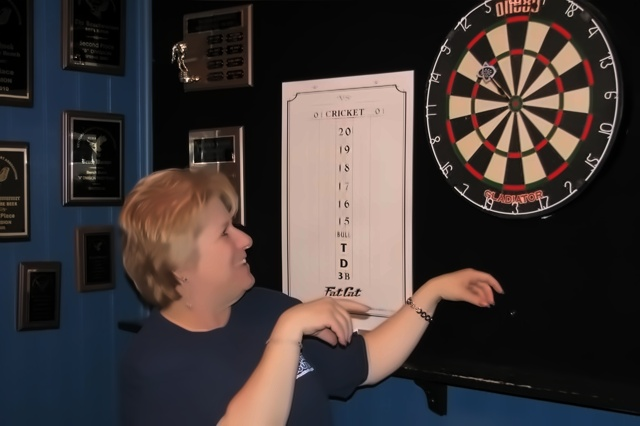
#> input picture de_noised/dart0.jpg, 640 x 426 px, found by its file name; its folder holds only this picture in this run
$ python score_only.py
#> lines starting #> are read from the running program, lines starting #| are printed output that depends on the picture
import numpy as np
import cv2
import sys
import math
import os
import collections
import sys
from collections import namedtuple
from shapely.geometry import LineString
import matplotlib.pyplot as plt

abspath = os.path.abspath(__file__)
dname = os.path.dirname(abspath)
os.chdir(dname)

np.set_printoptions(threshold=sys.maxsize)

Rectangle = namedtuple('Rectangle', 'xmin ymin xmax ymax')


# [32 lines left out: functions area, rectangle, not called in this run]


def detect_and_frame(img_output,img_grey):
    cascadePath = "dart_board.xml"

    # normailising light
    cascade = cv2.CascadeClassifier(cascadePath)
    cv2.equalizeHist( img_grey, img_grey )
    faceRect = cascade.detectMultiScale( img_grey, scaleFactor=1.1, minNeighbors=1, minSize=(50,50), maxSize=(500,500),flags=cv2.CASCADE_SCALE_IMAGE )
    color = (255,0,0)
    # for (x,y,width,height) in faceRect:
        # x is row , y is col
        # cv2.rectangle(img_output, (x,y), (x+width,y+height) , color, 2)
    print("VJ : Finished the viola jones detection")
    return faceRect

def convolution(img,kernel):

    image_convoluted = np.zeros((height, width), np.float32)
    kernelX = 1
    kernelY = 1
    img_padded = cv2.copyMakeBorder(img, kernelX, kernelX, kernelY, kernelY, cv2.BORDER_REPLICATE)
    for i in range(1,height):
        for j in range(1,width):
            cov = np.multiply(kernel,img_padded[i - 1 : i + 2, j - 1: j + 2])
            image_convoluted[i][j] = float(np.sum(cov) / 9)

    return image_convoluted

# [12 lines left out: function normalize, not called in this run]

def sobel(img,dx,dy):

    image_dx = convolution(img,dx)
    image_dy = convolution(img,dy)

    gradient_magnitude = np.sqrt(np.power(image_dx,2) + np.power(image_dx,2))
    gradient_angle = np.arctan2(image_dy,image_dx)

    return image_dx,image_dy,gradient_magnitude,gradient_angle


def circle_detection_hough_space(gradient_magnitude,gradient_angle, hough_space_gradient_threshold, hough_circle_threshold, radius, twod_circle_space):

    final_output = collections.defaultdict(dict)
    hough_space = np.zeros((height, width, radius), np.int32)
    hough_space_output = np.zeros((height, width), np.float32)
    hough_space_max_r = np.zeros((height, width), np.float32)

    print("CD : Calculating Hough Space 3D")
    for i in range(height):
        for j in range(width):
            if(gradient_magnitude[i][j] > hough_space_gradient_threshold):
                for radi in range(radius):
                    x0 = i + int(radi * math.sin(gradient_angle[i][j]))
                    y0 = j + int(radi * math.cos(gradient_angle[i][j]))
                    if x0 >= 0 and y0 >= 0 and x0 < height and y0 < width:
                        hough_space[x0][y0][radi] += 1

                    x1 = i - int(radi * math.sin(gradient_angle[i][j]))
                    y1 = j - int(radi * math.cos(gradient_angle[i][j]))
                    if x1 >= 0 and y1 >= 0 and x1 < height and y1 < width:
                        hough_space[x1][y1][radi] += 1

    print("CD : Calculating 2D Sum of Hough Space and max Radius")
    count = 0
    for i in range(0,height):
        for j in range(0,width):
                hough_space_output[i][j] = np.sum(hough_space[i][j])
                hough_space_max_r[i][j] = np.argmax(hough_space[i][j])
                if hough_space_output[i][j] > hough_circle_threshold:
                    # stored as dictionary
                    final_output[count]['row'] = i
                    final_output[count]['column'] = j
                    count += 1

                    color = (0,0,255)
                    # [6 lines of commented-out code are left out]
    return final_output, count


def line_detection_hough_space(gradient_magnitude, gradient_angle, hough_line_gradient_threshold, hough_line_threshold):
    thetas = np.deg2rad(np.arange(-90, 90))
    theta_idx = np.nonzero(thetas)
    rho_max = np.ceil(np.sqrt(math.pow(width, 2) + math.pow(height, 2)))
    rhos = np.linspace(0, int(rho_max), int(rho_max))
    hough_space = np.zeros((len(rhos), len(thetas)), np.float32)
    intersection_map = np.zeros((height, width), np.float32)
    lines = []

    print("LD : Calculating rho and theta ")
    for i in range(height):
        for j in range(width):
            if(gradient_magnitude[i][j] > hough_line_gradient_threshold):
                for t in theta_idx[0]:
                    rho = round(i * math.sin(thetas[t]) + j * math.cos(thetas[t]))
                    hough_space[rho][t] += 1

    line_idx = 0
    print("LD : Calculating x1,y1 and x2,y2 ")
    for r in range(int(rho_max)):
        for t in theta_idx[0]:
            if(hough_space[r][t] > hough_line_threshold):
                a = np.cos(thetas[t])
                b = np.sin(thetas[t])
                x0 = a*r
                y0 = b*r
                x1 = int(x0 + 1000*(-b))
                y1 = int(y0 + 1000*(a))
                x2 = int(x0 - 1000*(-b))
                y2 = int(y0 - 1000*(a))

                lines.append([line_idx, (x1, y1),(x2, y2)])
                line_idx += 1

                cv2.line(twod_circle_space,(x1,y1),(x2,y2),(0,0,255),1)
    # cv2.imwrite("line_space_" + num + "_.png", twod_circle_space)
    print("LD : Calculating intersection ")
    intersection_count = 0
    for line_1 in lines:
        for line_2 in lines:
            if(line_1[0] < line_2[0]):
                line1 = LineString([line_1[1], line_1[2]])
                line2 = LineString([line_2[1], line_2[2]])
                intersect = line1.intersection(line2)
                if not intersect.is_empty and intersect.geom_type == 'Point':
                    if int(intersect.y) < height and int(intersect.x) < width and int(intersect.y) >= 0 and int(intersect.x) >= 0:
                        intersection_count += 1
                        intersection_map[int(intersect.y)][int(intersect.x)] += 1

    # PLOT
    # imgplot = plt.imshow(hough_space)
    # plt.show()
    return intersection_map, intersection_count

def filter_output(faceRect, circle_dict, circle_iterations, intersection_map, img_output, intersection_count, img_grey):
    # score threshold for 65_threshold_output
    all_positive_areas = collections.defaultdict(dict)
    positive_boxes_count = 0
    print("FO : Start Filtering")
    line_detected_threshold = intersection_count * 0.01
    circle_detected_threshold = circle_iterations * 0.03
    # decision here
    all_scores = []
    min_grey = img_grey.min()
    max_grey = img_grey.max()
    grey_counter_threshold = ((max_grey - min_grey) * 0.4) + min_grey

    # iterate each box of viola jones dartboard detection
    for (x,y,width,height) in faceRect:
        center_of_box_row = y + int(height/2)
        center_of_box_col = x + int(width/2)
        circle_count = 0
        line_count = 0
        white_count = 0

        circle_weight = 0.25
        line_weight = 0.7
        grey_weight = 0.05
        all_scores = []
        # calculate whiteness score
        for i in range(y, y + height):
            for j in range(x, x + width):
                if img_grey[i][j] < grey_counter_threshold:
                    white_count += 1

        # calculate score for lines intersection inside the viola jones box
        for i in range(y, y + height):
            for j in range(x, x + width):
                distance = np.sqrt(np.power((i - center_of_box_row),2) + np.power((j - center_of_box_col),2))
                individual_weight = (100 - distance) / 100
                line_count += int(intersection_map[i][j] * individual_weight)

        # calculate score for circle inside the viola jones box
        for circle_index in range(circle_iterations):
            row = circle_dict[circle_index]['row']
            col = circle_dict[circle_index]['column']

            # track count by giving it a weight of how far it is from the center of the circle
            if row > y and row < y + height and col > x and col < x + width:
                distance = np.sqrt(np.power((row - center_of_box_row),2) + np.power((col - center_of_box_col),2))
                individual_weight = (100 - distance) / 100
                circle_count += int(100 * individual_weight)

        # ignore the circles if there are not inside
        if circle_count == 0:
            c_threshold = 0
        else:
            c_threshold = circle_detected_threshold

        grey_detected_threshold = 0.3 * (height * width)
        total_threshold = (line_weight * line_detected_threshold) + (circle_weight * c_threshold) + (grey_weight * grey_detected_threshold)
        individual_acc_score = (line_weight * line_count) + (circle_weight * circle_count) + (grey_weight * white_count)

        if individual_acc_score > total_threshold:
            # if more than threshold , draw
            all_positive_areas[positive_boxes_count]['xmin'] = x
            all_positive_areas[positive_boxes_count]['ymin'] = y
            all_positive_areas[positive_boxes_count]['width'] = width
            all_positive_areas[positive_boxes_count]['height'] = height
            all_positive_areas[positive_boxes_count]['skip'] = False
            all_positive_areas[positive_boxes_count]['score'] = individual_acc_score
            positive_boxes_count += 1
            all_scores = all_scores + [individual_acc_score]
        else:
            all_scores += [0]

    avg_score = sum(all_scores) / positive_boxes_count

    # take out the areas that intersect too much
    for iterative in range(positive_boxes_count):
        if all_positive_areas[iterative]['score'] < avg_score:
            all_positive_areas[iterative]['skip'] = True

    # draw the non-skip of the boxes
    for iterative in range(positive_boxes_count):
        if not all_positive_areas[iterative]['skip']:
            color = (0,255,0)
            cv2.rectangle(img_output, (all_positive_areas[iterative]['xmin'],all_positive_areas[iterative]['ymin']),
                          (all_positive_areas[iterative]['xmin'] + all_positive_areas[iterative]['width'],
                          all_positive_areas[iterative]['ymin'] + all_positive_areas[iterative]['height']), color, 2)


# Main function
if __name__ == "__main__":

    for number in range(0,16):
        num = str(number)
        print(" ------ Calculating :  " + num + " -----------")
        # [9 lines of commented-out code are left out]
        input = 'de_noised/dart' + num + '.jpg'
        img = cv2.imread(input, 0)
#> img: shape (426, 640); min 0, max 252, mean 58.9
        img_grey = cv2.imread(input, 0)
        img_output = cv2.imread(input, 1)
#> img_output is the input picture: shape (426, 640, 3); mean B, G, R 55.4, 56.5, 65
        height, width = img.shape
#> height = 426; width = 640


        twod_circle_space = np.zeros((height, width,3), dtype=np.uint8)

        dx = np.array([[-1, 0, 1], [-2, 0, 2], [-1, 0, 1]], np.int32)
        dy = np.array([[-1, -2, -1], [0, 0, 0], [1, 2, 1]], np.int32)

        radius = int(width / 2)
#> radius = 320
        hough_space_gradient_threshold = 85
        hough_circle_threshold = 20
        hough_line_gradient_threshold = 66
        hough_line_threshold = 50


        # viola jones
        faceRect = detect_and_frame(img,img_grey)
#> in detect_and_frame, `cv2.equalizeHist( img_grey, img_grey )`:
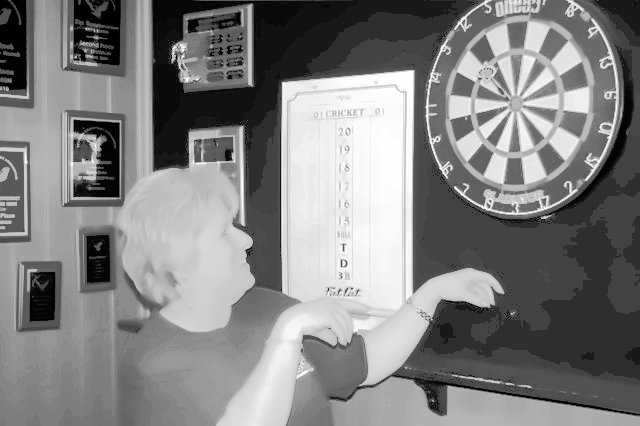
#> img_grey: shape (426, 640); min 0, max 255, mean 129.4
#> in detect_and_frame, `faceRect = cascade.detectMultiScale( img_grey, scaleFactor=1.1, minNei..`: faceRect = [[441, 40, 131, 131], [314, 229, 62, 62], [37, 121, 65, 65], [0, 154, 63, 63], [294, 107, 106, 106], [131, 46, 262, 262], [270, 40, 317, 317]]
        # calculate all the convolutions pre-calculations
        image_dx,image_dy,gradient_magnitude,gradient_angle = sobel(img,dx,dy)
#> after the loop in convolution (call 2), `for i in range(1,height):`:
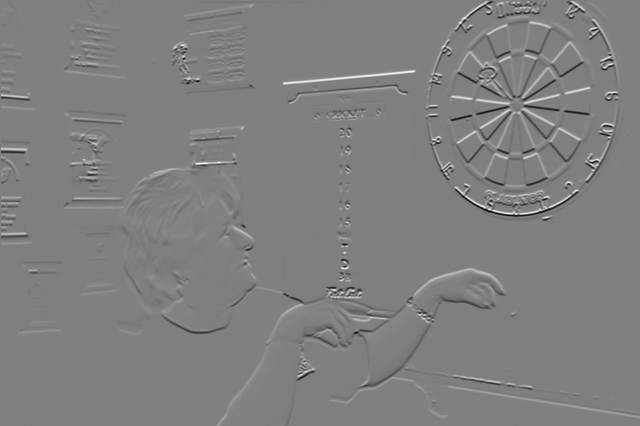
#> image_convoluted: shape (426, 640) float32; min -85.89, max 85.22, mean 0.1; drawn with min black and max white
#> in sobel, `gradient_angle = np.arctan2(image_dy,image_dx)`:
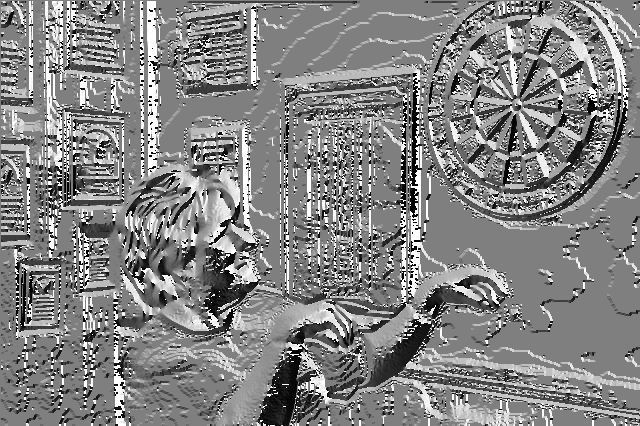
#> gradient_angle: shape (426, 640) float32; min -3.14, max 3.14, mean 0.113; drawn with min black and max white
        # calculation line detection and 65_threshold_output results
        intersection_map, intersection_count = line_detection_hough_space(gradient_magnitude, gradient_angle, hough_line_gradient_threshold, hough_line_threshold)
#> after the loop in line_detection_hough_space, `for i in range(height):`:
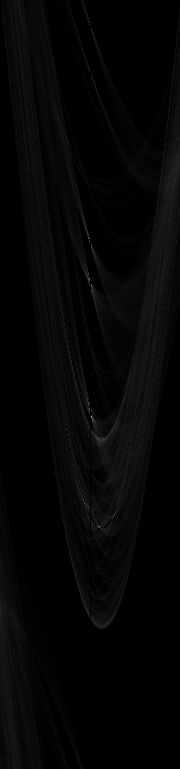
#> hough_space: shape (769, 180) float32; min 0, max 190, mean 5.1
#> after the loop in line_detection_hough_space, `for line_1 in lines:`:
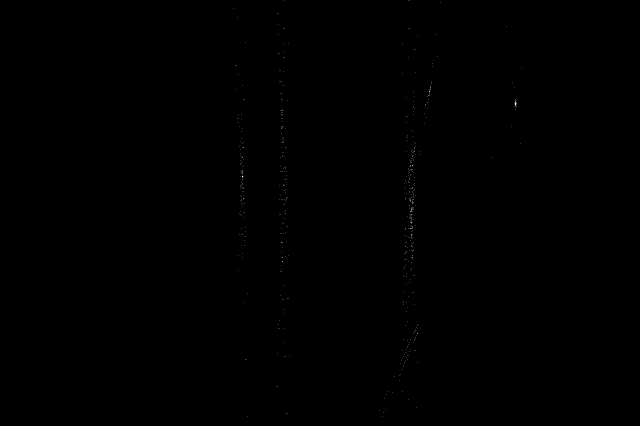
#> intersection_map: shape (426, 640) float32; min 0, max 5, mean 0.00267; drawn with min black and max white
#> intersection_count = 729
        # calculate circle detection
        circle_dict, circle_count = circle_detection_hough_space(gradient_magnitude,gradient_angle, hough_space_gradient_threshold, hough_circle_threshold, radius, twod_circle_space)
#> after the loop in circle_detection_hough_space, `for i in range(0,height):`:
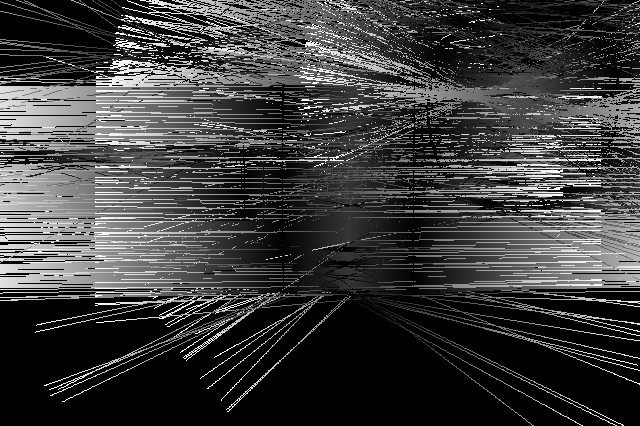
#> hough_space_max_r: shape (426, 640) float32; min 0, max 319, mean 76.3; drawn with min black and max white
#> after the loop in circle_detection_hough_space, `for i in range(0,height):`:
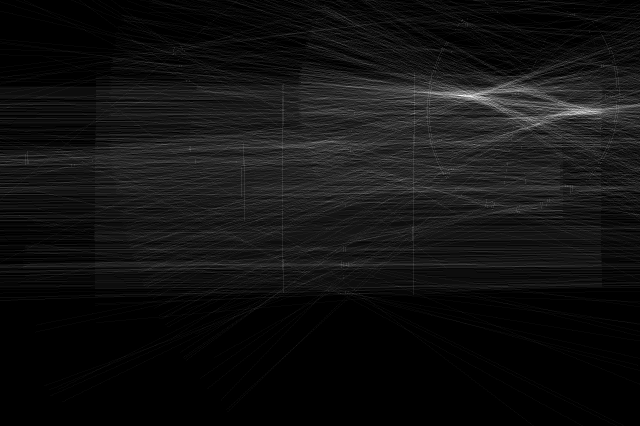
#> hough_space_output: shape (426, 640) float32; min 0, max 38, mean 2.6; drawn with min black and max white
#> after the loop in circle_detection_hough_space, `for i in range(0,height):`: count = 439; final_output = 439 items
#> circle_dict = 439 items; circle_count = 439
        # implement pipeline and filter of detections
        filter_output(faceRect, circle_dict, circle_count, intersection_map, img_output, intersection_count, img_grey)
#> in filter_output, `line_detected_threshold = intersection_count * 0.01`: line_detected_threshold = 7.29
#> in filter_output, `circle_detected_threshold = circle_iterations * 0.03`: circle_detected_threshold = 13.17
#> in filter_output, `min_grey = img_grey.min()`: min_grey = 0
#> in filter_output, `max_grey = img_grey.max()`: max_grey = 255
#> in filter_output, `grey_counter_threshold = ((max_grey - min_grey) * 0.4) + min_grey`: grey_counter_threshold = 102
#> the loop in filter_output, `for (x,y,width,height) in faceRect:` made 7 passes
#> (x, y, width, height, center_of_box_row, center_of_box_col, c_threshold, grey_detected_threshold) on pass 1: (441, 40, 131, 131, 105, 506, 13.17, 5148.3)
#> (x, y, width, height, center_of_box_row, center_of_box_col, c_threshold, grey_detected_threshold) on passes 2 to 7: (314, 229, 62, 62, 260, 345, 0, 1153.2), (37, 121, 65, 65, 153, 69, 0, 1267.5), (0, 154, 63, 63, 185, 31, 0, 1190.7), (294, 107, 106, 106, 160, 347, 0, 3370.8), (131, 46, 262, 262, 177, 262, 0, 20593.2), (270, 40, 317, 317, 198, 428, 13.17, 30146.7)
#> after the loop in filter_output, `for (x,y,width,height) in faceRect:`: all_positive_areas = 1 item; positive_boxes_count = 1
#> in filter_output, `avg_score = sum(all_scores) / positive_boxes_count`: avg_score = 0
#> (the run stopped early here; a loop or call above may not have finished)
